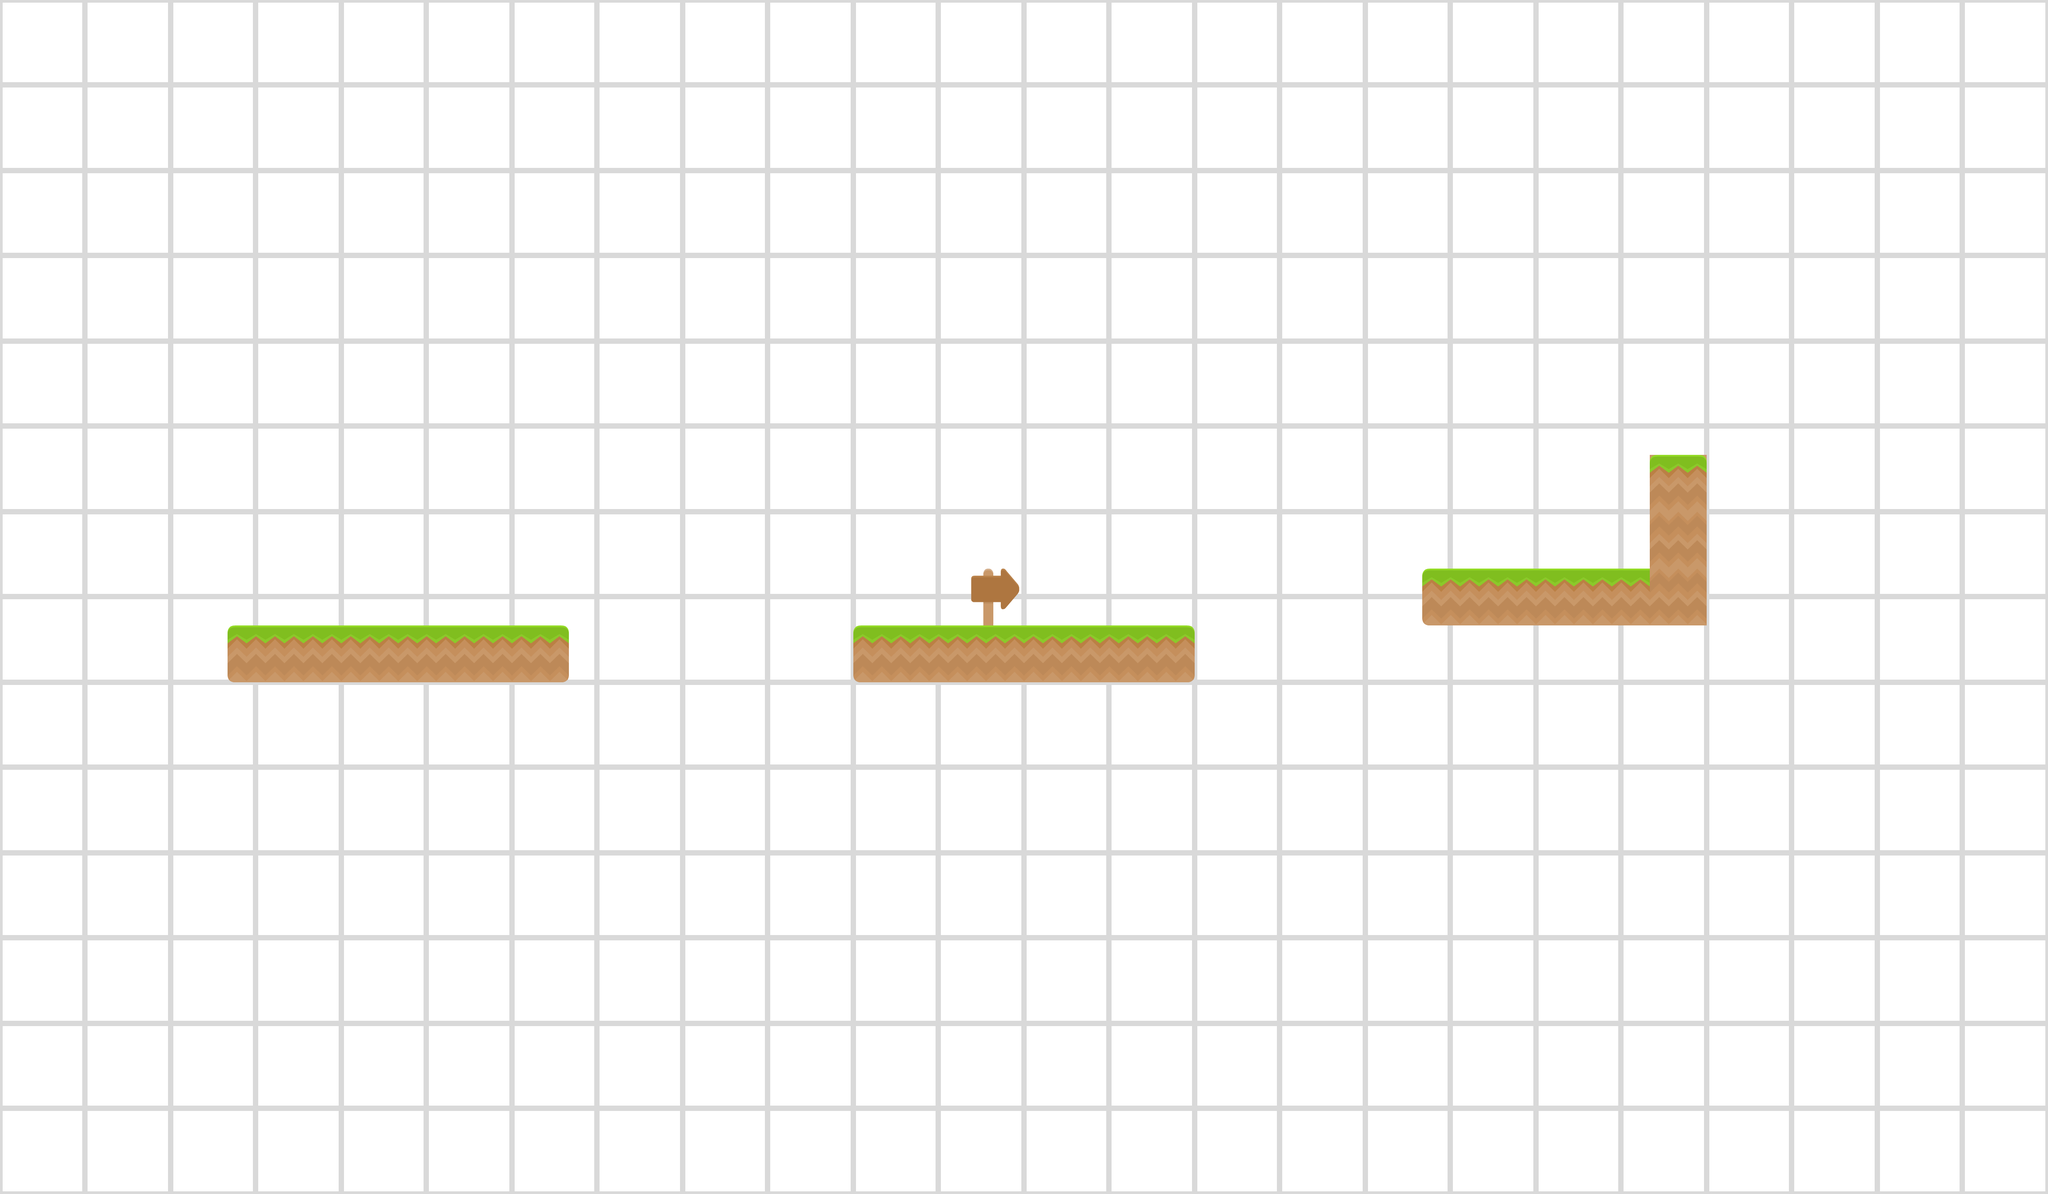

A level layout from a 2D game, rendered from its tile map. Below: a short description, then the map file with tile-grid data replaced by summaries:
An orthogonal 36x21 tile map with 128x128 px tiles, 3 tile layers (background, tiles, tiles2), 3 tilesets and 6 objects.

<map version="1.2" tiledversion="1.2.1" orientation="orthogonal" renderorder="right-down" width="36" height="21" tilewidth="128" tileheight="128" infinite="0" nextlayerid="13" nextobjectid="7">
 <tileset firstgid="1" source="spritesheet_ground.tsx" />
 <tileset firstgid="129" source="PaperBackground.tsx" />
 <tileset firstgid="138" source="spritesheet_tiles.tsx" />
 <layer id="10" name="background" width="36" height="21">
  <data>[756 cells, 756 non-empty, 9 distinct tile ids]</data>
 </layer>
 <layer id="11" name="tiles" width="36" height="21">
  <data>[756 cells, 19 non-empty, 4 distinct tile ids]</data>
 </layer>
 <layer id="12" name="tiles2" width="36" height="21">
  <data>[756 cells, 2 non-empty, 2 distinct tile ids]</data>
 </layer>
 <objectgroup id="3" name="startPos">
  <object id="1" x="640" y="1280" width="128" height="128" />
 </objectgroup>
 <objectgroup id="4" name="ground">
  <object id="3" x="512" y="1408" width="768" height="128" />
  <object id="4" x="1920" y="1408" width="768" height="128" />
  <object id="5" x="3200" y="1280" width="640" height="128" />
  <object id="6" x="3712" y="1024" width="128" height="256" />
 </objectgroup>
 <objectgroup id="5" name="goal">
  <object id="2" x="3584" y="1152" width="128" height="128" />
 </objectgroup>
</map>
